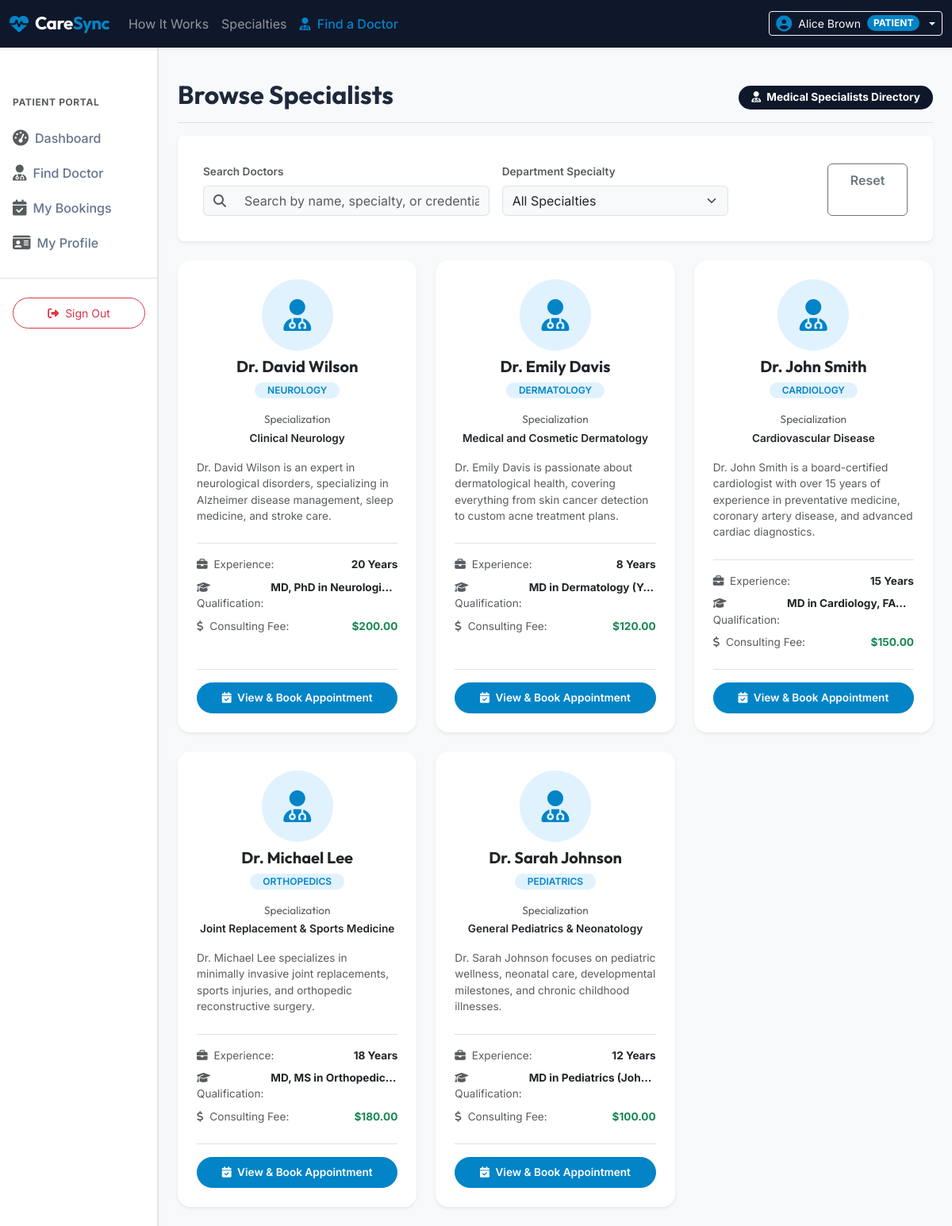
Screenshot of /patient/doctors.php (signed in) with the database file from the repository.
### tables this page shows
CREATE TABLE `doctors` (
  `id` INT AUTO_INCREMENT PRIMARY KEY,
  `user_id` INT NOT NULL,
  `department_id` INT NOT NULL,
  `specialization` VARCHAR(100) NOT NULL,
  `qualification` VARCHAR(255) NOT NULL,
  `experience` INT NOT NULL COMMENT 'Experience in years',
  `consultation_fee` DECIMAL(10, 2) NOT NULL,
  `phone` VARCHAR(20) NOT NULL,
  `bio` TEXT NOT NULL,
  `image` VARCHAR(255) DEFAULT NULL,
  `status` ENUM('active', 'inactive') NOT NULL DEFAULT 'active',
  `created_at` TIMESTAMP DEFAULT CURRENT_TIMESTAMP,
  FOREIGN KEY (`user_id`) REFERENCES `users` (`id`) ON DELETE CASCADE,
  FOREIGN KEY (`department_id`) REFERENCES `departments` (`id`) ON DELETE RESTRICT
);

CREATE TABLE `users` (
  `id` INT AUTO_INCREMENT PRIMARY KEY,
  `name` VARCHAR(100) NOT NULL,
  `email` VARCHAR(100) NOT NULL UNIQUE,
  `password` VARCHAR(255) NOT NULL,
  `role` ENUM('admin', 'doctor', 'patient') NOT NULL,
  `status` ENUM('active', 'inactive') NOT NULL DEFAULT 'active',
  `created_at` TIMESTAMP DEFAULT CURRENT_TIMESTAMP
);

CREATE TABLE `departments` (
  `id` INT AUTO_INCREMENT PRIMARY KEY,
  `name` VARCHAR(100) NOT NULL UNIQUE,
  `description` TEXT NOT NULL,
  `status` ENUM('active', 'inactive') NOT NULL DEFAULT 'active',
  `created_at` TIMESTAMP DEFAULT CURRENT_TIMESTAMP
);

### includes/functions.php (called while the page is built, shortened)
<?php
function sanitize($data) {
    return htmlspecialchars(trim($data), ENT_QUOTES, 'UTF-8');
}
?>

### patient/doctors.php (the view, shortened to what this page needs)
<?php
require_once __DIR__ . '/../includes/header.php';
require_once __DIR__ . '/../config/database.php';
$search = sanitize($_GET['search'] ?? '');
$doctors = [];
try {
    $query = "
        SELECT d.*, u.name AS doctor_name, dep.name AS department_name
        FROM doctors d
        JOIN users u ON d.user_id = u.id
        JOIN departments dep ON d.department_id = dep.id
        WHERE d.status = 'active' AND u.status = 'active'
    ";
    $params = [];
    $query .= " ORDER BY u.name ASC";
    $stmt = $pdo->prepare($query);
    $stmt->execute($params);
    $doctors = $stmt->fetchAll();
} catch (PDOException $e) {
    $error = "Failed to load clinic doctors: " . $e->getMessage();
}
?>
<div class="d-flex justify-content-between flex-wrap flex-md-nowrap align-items-center pt-3 pb-2 mb-3 border-bottom">
    <h1 class="h2 font-outfit fw-bold text-dark-blue">Browse Specialists</h1>
    <div class="btn-toolbar mb-2 mb-md-0">
        <span class="badge bg-dark-blue text-white rounded-pill px-3 py-2 fs-8"><i class="fa-solid fa-user-doctor me-1"></i> Medical Specialists Directory</span>
    </div>
</div>
<div class="card border-0 shadow-sm rounded-3 bg-white p-3 mb-4">
    <div class="card-body">
        <form action="doctors.php" method="GET" class="row g-3 align-items-end">
            <div class="col-md-5">
                <label for="search" class="form-label fs-8 text-muted fw-semibold">Search Doctors</label>
                <div class="input-group">
                    <span class="input-group-text bg-light border-end-0"><i class="fa-solid fa-magnifying-glass text-muted"></i></span>
                    <input type="text" class="form-control bg-light border-start-0" id="search" name="search" value="<?php echo sanitize($search); ?>" placeholder="Search by name, specialty, or credentials...">
                </div>
            </div>
            <div class="col-md-4">
                <label for="dept_id" class="form-label fs-8 text-muted fw-semibold">Department Specialty</label>
                <select class="form-select bg-light" id="dept_id" name="dept_id">
                    <option value="">All Specialties</option>
                </select>
            </div>
            <div class="col-md-3 d-grid gap-2 d-md-flex">
                <button type="submit" class="btn btn-dark-blue text-white fw-semibold w-100 py-2">Apply Filters</button>
                <a href="doctors.php" class="btn btn-outline-secondary fw-semibold w-100 py-2">Reset</a>
            </div>
        </form>
    </div>
</div>
<div class="row g-4">
    <?php if (empty($doctors)): ?>
        <div class="col-12 text-center text-muted py-5">
            <i class="fa-solid fa-user-slash display-4 text-muted mb-3"></i>
            <p>No specialists found matching your search preferences.</p>
        </div>
    <?php else: ?>
        <?php foreach ($doctors as $doc): ?>
            <div class="col-md-6 col-lg-4">
                <div class="card border-0 shadow-sm rounded-4 p-4 h-100 bg-white d-flex flex-column justify-content-between">
                    <div>
                        <div class="text-center mb-3">
                            <div class="rounded-circle bg-medical-light d-flex align-items-center justify-content-center mx-auto mb-2" style="width: 90px; height: 90px;">
                                <i class="fa-solid fa-user-md fs-1 text-medical-blue"></i>
                            </div>
                            <h5 class="font-outfit fw-bold mb-1 text-dark-blue"><?php echo sanitize($doc['doctor_name']); ?></h5>
                            <span class="badge bg-medical-light text-medical-blue rounded-pill px-3 py-1 fs-9 fw-semibold text-uppercase"><?php echo sanitize($doc['department_name']); ?></span>
                        </div>
                        <div class="mb-3 text-center">
                            <small class="text-muted d-block font-outfit fs-8">Specialization</small>
                            <span class="fw-semibold text-dark fs-8"><?php echo sanitize($doc['specialization']); ?></span>
                        </div>
                        <p class="text-muted fs-8 text-justify line-clamp-3 mb-4"><?php echo sanitize($doc['bio']); ?></p>
                        <div class="border-top pt-3 fs-8">
                            <div class="d-flex justify-content-between mb-2">
                                <span class="text-muted"><i class="fa-solid fa-briefcase text-muted me-1"></i> Experience:</span>
                                <strong class="text-dark"><?php echo $doc['experience']; ?> Years</strong>
                            </div>
                            <div class="d-flex justify-content-between mb-2">
                                <span class="text-muted"><i class="fa-solid fa-graduation-cap text-muted me-1"></i> Qualification:</span>
                                <strong class="text-dark text-truncate" style="max-width: 160px;" title="<?php echo sanitize($doc['qualification']); ?>"><?php echo sanitize($doc['qualification']); ?></strong>
                            </div>
                            <div class="d-flex justify-content-between mb-2">
                                <span class="text-muted"><i class="fa-solid fa-dollar-sign text-muted me-1"></i> Consulting Fee:</span>
                                <strong class="text-success">$<?php echo number_format($doc['consultation_fee'], 2); ?></strong>
                            </div>
                        </div>
                    </div>
                    <div class="pt-3 border-top mt-3">
                        <a href="doctor-details.php?id=<?php echo $doc['id']; ?>" class="btn btn-medical-blue text-white w-100 py-2 rounded-pill fw-semibold fs-8 shadow-xs">
                            <i class="fa-solid fa-calendar-check me-1"></i> View & Book Appointment
                        </a>
                    </div>
                </div>
            </div>
        <?php endforeach; ?>
    <?php endif; ?>
</div>
<?php
require_once __DIR__ . '/../includes/footer.php';
?>

### assets/css/style.css (style rules this page uses)
:root { --dark-blue: #0f172a; --medical-blue: #0284c7; --medical-light: #e0f2fe; --body-bg: #f8fafc; --text-dark: #1e293b; --text-muted: #64748b; --border-color: #e2e8f0; }
body { font-family: 'Inter', sans-serif; color: var(--text-dark); background-color: var(--body-bg) !important; display: flex; flex-direction: column; min-height: 100vh; }
.font-outfit, h1, h2, h3, h4, h5, h6 { font-family: 'Outfit', sans-serif; }
.bg-dark-blue { background-color: var(--dark-blue) !important; }
.text-medical-blue { color: var(--medical-blue) !important; }
.bg-medical-light { background-color: var(--medical-light) !important; }
.btn-medical-blue { background-color: var(--medical-blue); border-color: var(--medical-blue); color: #fff; }
.fs-8 { font-size: 0.85rem !important; }
.fs-9 { font-size: 0.75rem !important; }

### rows the page displays
doctors: user.name "Dr. David Wilson", department.name "NEUROLOGY", specialization "Clinical Neurology", bio "Dr. David Wilson is an expert in neurological disorders, specializing in Alzheimer disease management, sleep medicine, and stroke care.", experience "20", qualification "MD, PhD in Neurologi…", consultation_fee "200.00"
doctors: user.name "Dr. Emily Davis", department.name "DERMATOLOGY", specialization "Medical and Cosmetic Dermatology", bio "Dr. Emily Davis is passionate about dermatological health, covering everything from skin cancer detection to custom acne treatment plans.", experience "8", qualification "MD in Dermatology (Y…", consultation_fee "120.00"
doctors: user.name "Dr. John Smith", department.name "CARDIOLOGY", specialization "Cardiovascular Disease", bio "Dr. John Smith is a board-certified cardiologist with over 15 years of experience in preventative medicine, coronary artery disease, and advanced cardiac diagnostics.", experience "15", qualification "MD in Cardiology, FA…", consultation_fee "150.00"
doctors: user.name "Dr. Michael Lee", department.name "ORTHOPEDICS", specialization "Joint Replacement & Sports Medicine", bio "Dr. Michael Lee specializes in minimally invasive joint replacements, sports injuries, and orthopedic reconstructive surgery.", experience "18", qualification "MD, MS in Orthopedic…", consultation_fee "180.00"
doctors: user.name "Dr. Sarah Johnson", department.name "PEDIATRICS", specialization "General Pediatrics & Neonatology", bio "Dr. Sarah Johnson focuses on pediatric wellness, neonatal care, developmental milestones, and chronic childhood illnesses.", experience "12", qualification "MD in Pediatrics (Joh…", consultation_fee "100.00"

### other values shown
$_SESSION['name'] "Alice Brown"
$_SESSION['role'] "PATIENT"
